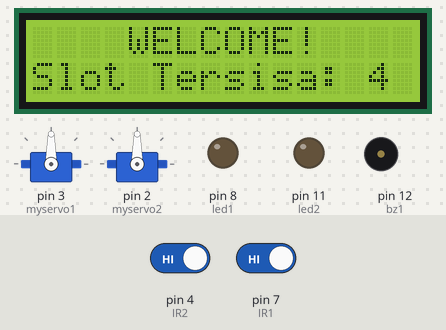
The sketch below on a simulated Arduino Uno, built with avr-gcc and run on an emulated ATmega328P. On the bench: 2 × servo, 16×2 character LCD, output pins drawn as LEDs (lit = HIGH), buzzer (waves = sounding). The test bench sets the inputs (shaded band); at power-on: pin 4 (IR2) HIGH, pin 7 (IR1) HIGH.

Above: at 3.2 s.
3.3 s: pin 4 (IR2) driven LOW
At 3.9 s:
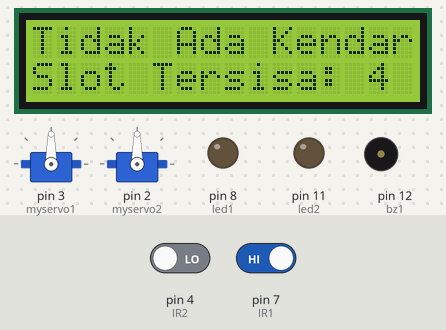
6.3 s: pin 7 (IR1) driven LOW
At 11.2 s:
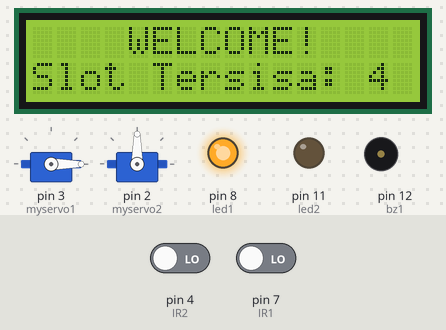
14.3 s: pin 4 (IR2) driven HIGH
At 42.2 s:
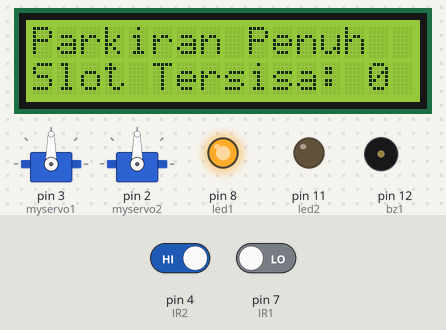
Timing chart, 0 to 44.0 s (numbered marks = the images above; inputs shaded):
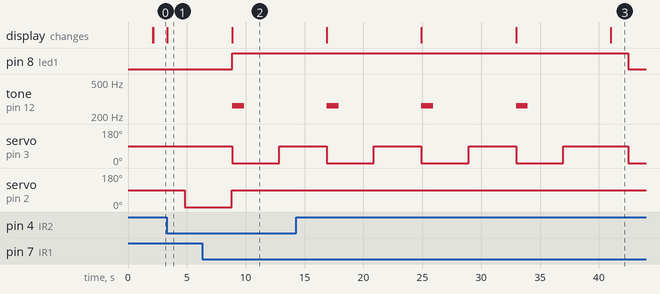

The sketch:

smart-parking.ino
```cpp
#include <Wire.h>               // Library komunikasi I2C
#include <LiquidCrystal_I2C.h>  // Library modul I2C LCD

// default address 0x27
// tipe LCD 16x2 (16,2)
LiquidCrystal_I2C lcd = LiquidCrystal_I2C(0x27, 16, 2);
#include <Servo.h>

#define NOTE_C1 262
#define NOTE_C2 330

Servo myservo1;
Servo myservo2;

int led1 = 8;
int led2 = 11;

int bz1 = 12;
int bz2 = 9;

int IR1 = 7;
int IR2 = 4;

int slot = 4;  //Enter Total number of parking Slots

int flag1 = 0;
int flag2 = 0;

int flag3 = 0;
int flag4 = 0;

void setup() {

  pinMode(IR1, INPUT);
  pinMode(IR2, INPUT);

  pinMode(bz1, OUTPUT);
  pinMode(bz2, OUTPUT);

  pinMode(led1, OUTPUT);
  pinMode(led2, OUTPUT);


  myservo1.attach(3);
  myservo1.write(90);

  myservo2.attach(2);
  myservo2.write(90);

  lcd.init();
  lcd.backlight();
  lcd.setCursor(0, 0);
  lcd.print("     TI UMMI   ");
  lcd.setCursor(0, 1);
  lcd.print(" SMART PARKING ");
  delay(2000);
  lcd.clear();
}

void loop() {

  if (digitalRead(IR1) == 0 && flag1 == 0)  // read degital data from IR sensor1
  {
    if (slot > 0) {
      flag1 = 1;
      if (flag2 == 0) {
        tone(bz1, NOTE_C1, 1000);
        digitalWrite(led1, HIGH);
        myservo1.write(-180);
        slot = slot - 1;

      }
    } else {
      lcd.setCursor(0, 0);
      lcd.print("Parkiran Penuh ");
      delay(1500);
    }
  }

  if (digitalRead(IR1) == 0 && flag2 == 0)  // read degital data from IR sensor2
  {
    flag2 = 1;
    if (flag1 == 0) {
      digitalWrite(led1, LOW);
      myservo1.write(-180);  // sets the servo at 180 degree position
      noTone(bz1);
    }
    delay(4000);
    myservo1.write(90);
  }

  if (flag1 == 1 && flag2 == 1) {
    delay(4000);
    myservo1.write(90);
    flag1 = 0, flag2 = 0;
  }

  if (digitalRead(IR2) == 0 && flag3 == 0)  // read degital data from IR sensor1
  {
    if (slot < 4) {
      flag3 = 1;
      if (flag4 == 0) {
        tone(bz2, NOTE_C1, 1000);
        digitalWrite(led2, HIGH);
        myservo2.write(-180);
        slot = slot + 1;
      }
    } else {
      lcd.setCursor(0, 0);
      lcd.print("Tidak Ada Kendaraan!!! ");
      delay(1500);
    }
  }

  if (digitalRead(IR2) == 0 && flag4 == 0)  // read degital data from IR sensor2
  {
    flag4 = 1;
    if (flag3 == 0) {
      noTone(bz2);
      digitalWrite(led2, LOW);
      myservo2.write(-180);  // sets the servo at 180 degree position
    }
    delay(4000);
    myservo2.write(90);
  }

  if (flag3 == 1 && flag4 == 1) {
    delay(1000);
    myservo2.write(90);
    flag3 = 0, flag4 = 0;
  }

  delay(1);
  lcd.setCursor(0, 0);
  lcd.print("    WELCOME!    ");
  lcd.setCursor(0, 1);
  lcd.print("Slot Tersisa: ");
  lcd.print(slot);
}
```

Measured:
- after the input at 3.3 s, servo on pin 2 (myservo2): 90° → 0° after 1.5 s; the display: changes at once (image 1)
- after the input at 6.3 s, pin 8 (led1): LOW → HIGH after 2.6 s; tone on pin 12 (bz1): silent → 262 Hz after 2.6 s, → silent 1.0 s later; servo on pin 3 (myservo1): 90° → 0° after 2.6 s, → 90° 4.0 s later
- after the input at 14.3 s, pin 8 (led1): HIGH → LOW after 28.2 s; pin 11 (led2): stays LOW (without the input it goes to HIGH after 11.6 s); servo on pin 2 (myservo2): stops changing and stays 90°
